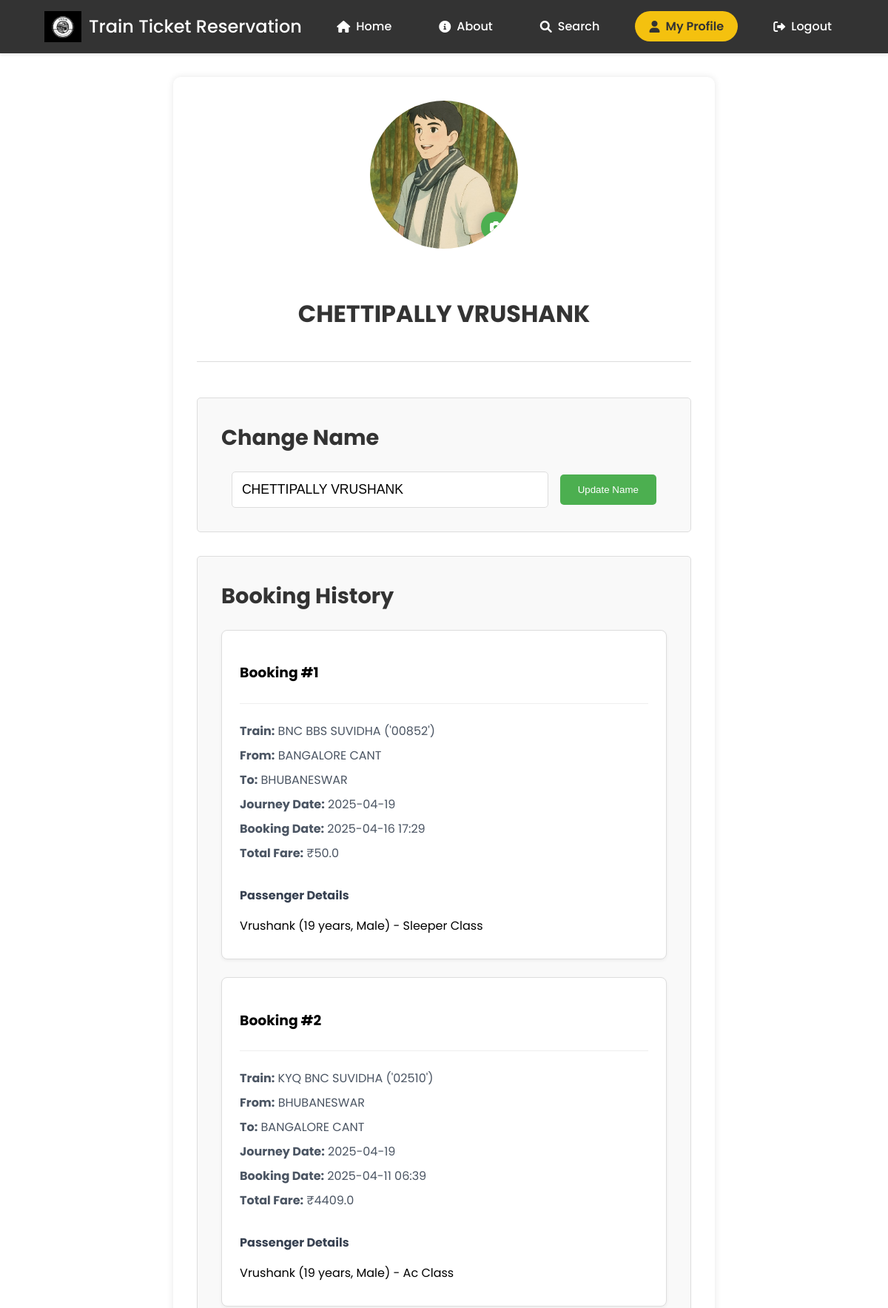
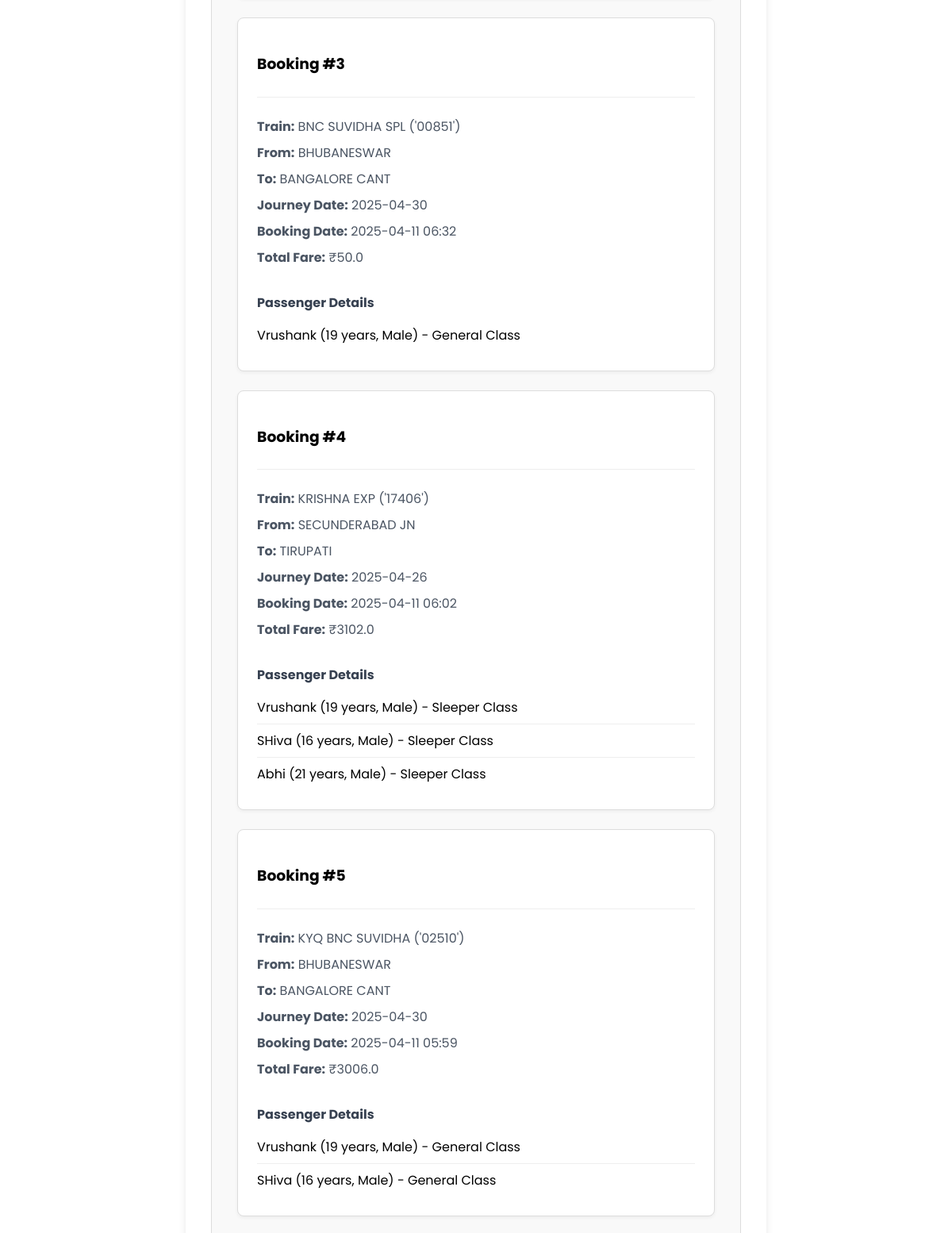
The page /profile (signed in, upper part) on the database its author committed (2 pictures, top to bottom).
### train/models.py (models this page shows)
class Booking(db.Model):
    id = db.Column(db.Integer, primary_key=True)
    user_id = db.Column(db.Integer, db.ForeignKey('user.id'), nullable=False)
    train_no = db.Column(db.String(20), nullable=False)
    train_name = db.Column(db.String(100), nullable=False)
    from_station = db.Column(db.String(100), nullable=False)
    to_station = db.Column(db.String(100), nullable=False)
    journey_date = db.Column(db.String(20), nullable=False)
    booking_date = db.Column(db.DateTime, nullable=False, default=db.func.current_timestamp())
    total_fare = db.Column(db.Float, nullable=False)
    status = db.Column(db.String(20), nullable=False, default='confirmed')
    passengers = db.Column(db.Text, nullable=False)  # Store passenger details as JSON string

### train/routes.py (the view)
@app.route('/profile')
def profile():
    if 'user_id' not in session:
        return redirect(url_for('login'))
    user_bookings = Booking.query.filter_by(user_id=session['user_id']).order_by(Booking.booking_date.desc()).all()
    bookings = []
    for index, booking in enumerate(user_bookings, start=1):
        bookings.append({
            'booking_number': index,  # Sequential number for this user's bookings
            'id': booking.id,
            'train_no': booking.train_no,
            'train_name': booking.train_name,
            'from_station': booking.from_station,
            'to_station': booking.to_station,
            'journey_date': booking.journey_date,
            'total_fare': booking.total_fare,
            'booking_date': booking.booking_date,
            'passengers': booking.passengers
        })
    profile_pic = f"{session['user_id']}_profile.jpg"
    profile_pic_path = os.path.join(app.static_folder, 'profile-pics', profile_pic)
    if not os.path.exists(profile_pic_path):
        profile_pic = None
    return render_template('profile.html',
                         bookings=bookings,
                         profile_pic=profile_pic,
                         timestamp=int(os.path.getmtime(profile_pic_path)) if profile_pic else '')

### train/__init__.py (called while the page is built)
@app.template_filter('from_json')
def from_json(value):
    if value is None:
        return None
    try:
        return json.loads(value)
    except (TypeError, json.JSONDecodeError):
        return None

### train/templates/profile.html (shortened to what this page needs)
<!DOCTYPE html>
<html lang="en">
<head>
    <link rel="stylesheet" href="/static/dstyle.css">
    <link rel="stylesheet" href="https://cdnjs.cloudflare.com/ajax/libs/font-awesome/6.0.0-beta3/css/all.min.css">
</head>
<body>
    <nav>
        <div class="navbar">
            <div class="logo">
                <img src="/static/logo.jpg" alt="Logo" class="logo-img">
                <h1>Train Ticket Reservation</h1>
            </div>
            <div class="nav-links">
                <a href="{{url_for('home')}}"><i class="fas fa-home"></i> Home</a>
                <a href="{{url_for('about')}}"><i class="fas fa-info-circle"></i> About</a>
                <a href="{{url_for('dashboard')}}"><i class="fas fa-search"></i> Search</a>
                <a href="{{url_for('profile')}}" class="profile-link">
                    <i class="fas fa-user"></i> My Profile
                </a>
                <a href="{{url_for('logout')}}"><i class="fas fa-sign-out-alt"></i> Logout</a>
            </div>
        </div>
    </nav>
    <div class="profile-container">
        <div class="profile-header">
            <div class="profile-pic-container">
                {% if profile_pic %}
                    <img src="{{ url_for('static', filename='profile-pics/' + profile_pic) }}?t={{ timestamp }}"
                         class="profile-pic" id="profilePicture"
                         alt="Profile Picture">
                {% else %}
                    <img src="{{ url_for('static', filename='images/default-profile.jpg') }}"
                         class="profile-pic" id="profilePicture"
                         alt="Default Profile Picture">
                {% endif %}
                <button type="button" class="upload-btn" onclick="document.getElementById('profilePicInput').click()">
                    <i class="fas fa-camera"></i>
                </button>
            </div>
            <div class="profile-info">
                <h1 class="profile-name">{{ session['user_name'] }}</h1>
            </div>
        </div>
        <div class="profile-section">
            <h2>Change Name</h2>
            <form class="change-name-form" action="{{url_for('change_name')}}" method="post">
                <input type="text" name="newName" value="{{session['user_name']}}" required>
                <button type="submit">Update Name</button>
            </form>
        </div>
        <div class="profile-section">
            <h2>Booking History</h2>
            {% if bookings %}
                {% for booking in bookings %}
                <div class="booking-history-item">
                    <div class="booking-header">
                        <h3>Booking #{{ booking.booking_number }}</h3>
                    </div>
                    <div class="booking-details">
                        <div class="journey-details">
                            <p><strong>Train:</strong> {{ booking.train_name }} ({{ booking.train_no }})</p>
                            <p><strong>From:</strong> {{ booking.from_station }}</p>
                            <p><strong>To:</strong> {{ booking.to_station }}</p>
                            <p><strong>Journey Date:</strong> {{ booking.journey_date }}</p>
                            <p><strong>Booking Date:</strong> {{ booking.booking_date.strftime('%Y-%m-%d %H:%M') }}</p>
                            <p><strong>Total Fare:</strong> ₹{{ booking.total_fare }}</p>
                        </div>
                        <div class="passenger-details">
                            <h4>Passenger Details</h4>
                            <ul>
                                {% for passenger in booking.passengers|from_json %}
                                <li>
                                    {{ passenger.name }} ({{ passenger.age }} years, {{ passenger.gender }}) -
                                    {{ passenger.class|title }} Class
                                </li>
                                {% endfor %}
                            </ul>
                        </div>
                    </div>
                </div>
                {% endfor %}
            {% else %}
                <div class="no-bookings">
                    <p>No bookings found. Start your journey by booking a train ticket!</p>
                    <a href="{{ url_for('dashboard') }}" class="book-now-btn">Book Now</a>
                </div>
            {% endif %}
        </div>
    </div>
</body>
</html>

### train/static/dstyle.css (style rules this page uses)
body { font-family: 'Poppins', sans-serif; margin: 0; padding: 0; box-sizing: border-box; min-height: 100vh; display: flex; flex-direction: column; }
.navbar { display: flex; justify-content: space-between; align-items: center; padding: 15px 5%; background-color: #333; color: #fff; box-shadow: 0 2px 4px rgba(0,0,0,0.1); position: sticky; top: 0; z-index: 1000; }
.nav-links { display: flex; gap: 2rem; align-items: center; }
.nav-links a { text-decoration: none; color: #fff; font-weight: 500; font-size: 1rem; transition: all 0.3s ease; display: flex; align-items: center; gap: 0.5rem; padding: 0.5rem 1rem; border-radius: 20px; }
.profile-link { background: #f4c10f !important; padding: 0.5rem 1.2rem !important; border-radius: 25px !important; display: flex; align-items: center; gap: 0.5rem; transition: all 0.3s ease; color: #333 !important; font-weight: 600 !important; }
.profile-link i { color: #333; }
.logo { display: flex; align-items: center; }
.logo-img { width: 50px; height: auto; margin-right: 10px; }
.logo h1 { font-size: 1.5rem; margin: 0; color: #fff; font-weight: 500; }
.profile-container { max-width: 1200px; margin: 2rem auto; padding: 2rem; background: white; border-radius: 10px; box-shadow: 0 0 10px rgba(0,0,0,0.1); }
.profile-header { display: flex; flex-direction: column; align-items: center; gap: 2rem; margin-bottom: 3rem; padding-bottom: 2rem; border-bottom: 1px solid #ddd; }
.profile-pic-container { position: relative; width: 200px; height: 200px; margin-bottom: 2rem; background: #f5f5f5; display: flex; align-items: center; justify-content: center; overflow: hidden; border-radius: 50%; }
.profile-pic { width: 100%; height: 100%; object-fit: cover; display: block; background-position: center; background-size: cover; }
.upload-btn { position: absolute; bottom: 20px; right: 20px; background: #4CAF50; color: white; border: none; border-radius: 50%; width: 40px; height: 40px; cursor: pointer; display: flex; align-items: center; justify-content: center; box-shadow: 0 0 15px rgba(0,0,0,0.3); transition: all 0.3s ease; font-size: 1rem; z-index: 2; }

### train/templates/profile.html (style rules this page uses)
.profile-container { max-width: 1200px; margin: 2rem auto; padding: 2rem; background: white; border-radius: 10px; box-shadow: 0 0 10px rgba(0,0,0,0.1); }
.profile-header { display: flex; flex-direction: column; align-items: center; gap: 2rem; margin-bottom: 3rem; padding-bottom: 2rem; border-bottom: 1px solid #ddd; }
.profile-pic-container { position: relative; width: 200px; height: 200px; border-radius: 50%; overflow: hidden; background: #f5f5f5; display: flex; align-items: center; justify-content: center; }
.profile-pic { width: 100%; height: 100%; object-fit: cover; }
.profile-info { text-align: center; }
.profile-name { font-size: 2rem; margin: 0; color: #333; }
.upload-btn { position: absolute; bottom: 10px; right: 10px; background: #4CAF50; color: white; border: none; border-radius: 50%; width: 40px; height: 40px; cursor: pointer; display: flex; align-items: center; justify-content: center; }
.profile-section { margin-bottom: 2rem; padding: 2rem; border: 1px solid #ddd; border-radius: 5px; background: #f9f9f9; }
.profile-section h2 { margin-top: 0; color: #333; font-size: 1.8rem; margin-bottom: 1.5rem; }
.change-name-form { display: flex; gap: 1rem; align-items: center; justify-content: center; }
.change-name-form input { flex: 1; max-width: 400px; padding: 0.8rem; border: 1px solid #ddd; border-radius: 5px; font-size: 1.1rem; }
.change-name-form button { background: #4CAF50; color: white; border: none; padding: 0.8rem 1.5rem; border-radius: 5px; cursor: pointer; }
.booking-history-item { padding: 1.5rem; margin-bottom: 1.5rem; border: 1px solid #ddd; border-radius: 8px; background: white; box-shadow: 0 2px 4px rgba(0,0,0,0.05); }
.booking-header { display: flex; justify-content: space-between; align-items: center; margin-bottom: 1rem; padding-bottom: 0.5rem; border-bottom: 1px solid #eee; }
.booking-details { display: grid; grid-template-columns: 1fr 1fr; gap: 1.5rem; margin-top: 1rem; }
.journey-details p { margin: 0.5rem 0; color: #4b5563; }
.passenger-details { grid-column: span 2; }
.passenger-details h4 { margin: 0 0 0.5rem 0; color: #374151; }
.passenger-details ul { list-style: none; padding: 0; margin: 0; }
.passenger-details li { padding: 0.5rem 0; border-bottom: 1px solid #eee; }
.passenger-details li:last-child { border-bottom: none; }

### rows shown on the page
Booking: booking_number "1", train_name "BNC BBS SUVIDHA", train_no "'00852'", from_station "BANGALORE CANT", to_station "BHUBANESWAR", journey_date "2025-04-19", booking_date "2025-04-16 17:29", total_fare "50.0", name "Vrushank", age "19", gender "Male", class "Sleeper"
Booking: booking_number "2", train_name "KYQ BNC SUVIDHA", train_no "'02510'", from_station "BHUBANESWAR", to_station "BANGALORE CANT", journey_date "2025-04-19", booking_date "2025-04-11 06:39", total_fare "4409.0", name "Vrushank", age "19", gender "Male", class "Ac"
Booking: booking_number "3", train_name "BNC SUVIDHA SPL", train_no "'00851'", from_station "BHUBANESWAR", to_station "BANGALORE CANT", journey_date "2025-04-30", booking_date "2025-04-11 06:32", total_fare "50.0", name "Vrushank", age "19", gender "Male", class "General"
Booking: booking_number "4", train_name "KRISHNA EXP", train_no "'17406'", from_station "SECUNDERABAD JN", to_station "TIRUPATI", journey_date "2025-04-26", booking_date "2025-04-11 06:02", total_fare "3102.0", name "Vrushank" "SHiva" "Abhi", age "19" "16" "21", gender "Male" "Male" "Male", class "Sleeper" "Sleeper" "Sleeper"
Booking: booking_number "5", train_name "KYQ BNC SUVIDHA", train_no "'02510'", from_station "BHUBANESWAR", to_station "BANGALORE CANT", journey_date "2025-04-30", booking_date "2025-04-11 05:59", total_fare "3006.0", name "Vrushank" "SHiva", age "19" "16", gender "Male" "Male", class "General" "General"

### other values the page prints
{{ session['user_name'] }} "CHETTIPALLY VRUSHANK"
